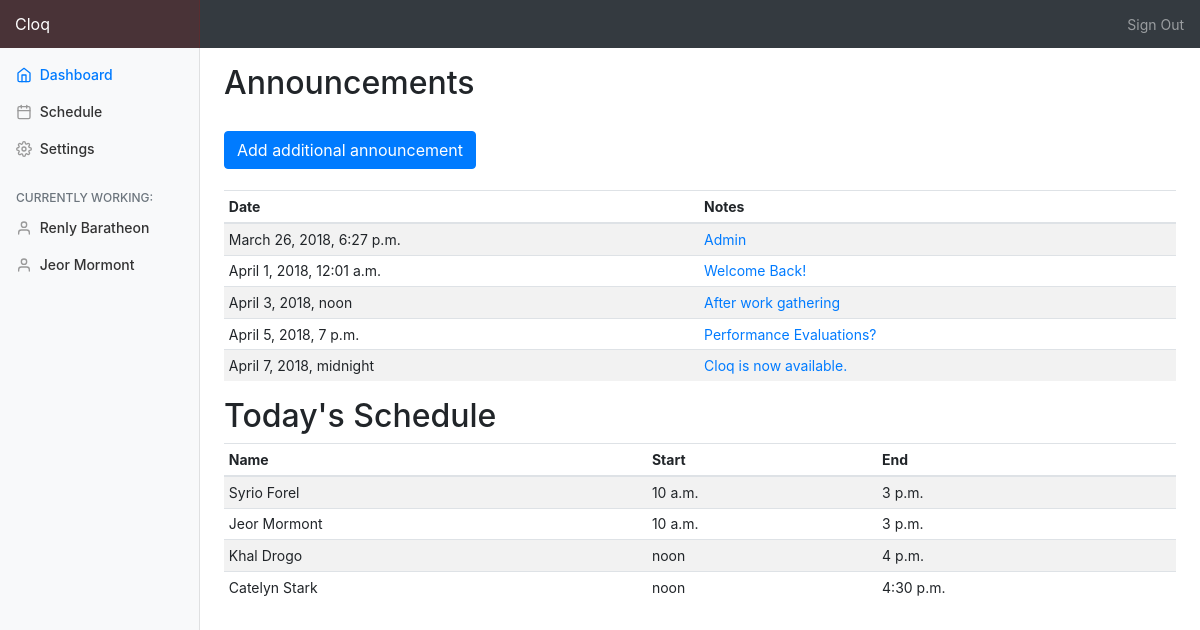
The app's page /cloq/admin_dashboard with its own data.
### Cloq/models.py (models this page shows, shortened)
class user(models.Model):
    uid = models.AutoField(primary_key = True, help_text="User identifier.")
    usertype = models.IntegerField(help_text = "User type (1 = user, 2 = admin).")
    firstname = models.CharField(max_length=100, help_text = "First name.")
    lastname = models.CharField(max_length=100, help_text = "Last name.")
    username = models.CharField(max_length=30, help_text = "Username.")
    password = models.CharField(max_length=255, help_text = "Hashed user password.")
    email = models.EmailField(help_text = "User email.")
    notification = models.BooleanField(help_text = "Receive email notifications?")
    pronoun = models.CharField(max_length=30,blank=True,default="they/them/theirs", help_text = "User pronouns.")
    phone_regex = RegexValidator(regex=r'^(\+\d{1,2}\s)?\(?\d{3}\)?[\s.-]\d{3}[\s.-]\d{4}$', message="Phone number must be entered in the format: '+1 (888) 888-8888'.")
    phone = models.CharField(validators=[phone_regex], max_length=20, help_text = "User phone number.", default="+1 (888) 888-8888")
    overtime = models.BooleanField(help_text = "Work overtime?")

class announcement(models.Model):
    aid = models.AutoField(primary_key = True, help_text = "Announcement identifier.")
    text = models.TextField(help_text = "Announcement body.")
    time = models.DateTimeField(default=datetime.now, help_text="Announcement datetime.")
    usertype = models.IntegerField(help_text = "Viewable by (1 = all users, 2 = admins only)")
    title = models.CharField(max_length=255, help_text = "Announcement title.")

### Cloq/views.py (the view)
# urls.py: path('admin_dashboard', views.admin_dash, name = "admin_dash"),
def admin_dash(request):
    announcements = announcement.objects.all()
    today_times = get_todays_schedule()
    today_users = list()
    for today_time in today_times:
        today_users.append((user.objects.filter(uid=today_time.uid)[0].firstname,
                            user.objects.filter(uid=today_time.uid)[0].lastname,
                            today_time.uid,
                            today_time.start.time,
                            today_time.end.time))
    return render(
        request,
        'catalog/admin_dash.html',
        context={**{'announcements': announcements,
                    'today_sched': today_times,
                    'today_users': today_users},
                 **template()}
    )

### Cloq/views.py (called while the page is built)
def get_current_user():
    return user.objects.all()[3]

def get_date(year_num:int, month_num:int, day_num:int):
    return date(year=year_num, month=month_num, day=day_num)

def template():
    current_user = get_current_user()
    return {'current_user': current_user, 'working': get_current_working(),
            'current_day': date(year=2018, month=4, day=2),  # right now just gets from the week that we have set up in data
            'USER': USER, 'ADMIN': ADMIN,
            'OVERTIME': OVERTIME, 'NO_OVERTIME': NO_OVERTIME,
            'ALL_VIEW': ALL_VIEW, 'ADMIN_VIEW': ADMIN_VIEW,
            'PUNCH_IN': PUNCH_IN, 'PUNCH_OUT': PUNCH_OUT, 'SHIFT': SHIFT, 'UNAVAILABLE': UNAVAILABLE, 'REQUEST': REQUEST}

def get_current_working():
    working = list()
    uids = set()
    for time_obj in time.objects.all():
        uids.add(time_obj.uid)
    for uid_obj in uids:
        if is_working(uid_obj):
            working.append(uid_obj)
    return list(map(lambda x: user.objects.filter(uid=x)[0], working))

def is_working(uid_obj):
    for time_obj in time.objects.filter(uid=uid_obj).order_by('start').reverse():
        if time_obj.timetype == PUNCH_OUT:
            return False
        elif time_obj.timetype == PUNCH_IN:
            return True
    return False

def get_todays_schedule():
    return time.objects.filter(timetype=SHIFT).\
        filter(start__date=get_date(2018, 4, 2)).\
        order_by('start')

### templates/catalog/admin_dash.html (shortened to what this page needs)
{% extends "template.html" %}
{% block content %}
  <h2>Announcements</h2>
  <div class="table-responsive">
    <table class="table table-striped table-sm">
      <thead>
      <tr>
        <th>Date</th>
        <th>Notes</th>
      </tr>
      </thead>
      <tbody>
      {% for announce in announcements %}
      <tr>
        <td>{{ announce.time }}</td>
        <td>
          <a href="#" data-toggle="modal" data-target="#bannerformmodal{{announce.aid}}">{{ announce.title }}</a>
        </td>
      </tr>
      {% endfor %}
        <br>
        <button type="button" class="btn btn-primary" data-toggle="modal" data-target="#makeAnnouncement" data-whatever="@mdo">Add additional announcement</button>
        <br>
        <br>
      </tbody>
    </table>
    </div>
    <h2>Today's Schedule</h2>
    <div class="table-responsive">
        <table class="table table-striped table-sm">
            <thead>
            <tr>
                <th>Name</th>
                <th>Start</th>
                <th>End</th>
            </tr>
            </thead>
            <tbody>
            {% for first_n, last_n, user_id, start_t, end_t in today_users %}
            <tr>
                <td>{{ first_n }} {{last_n}}</td>
                <td>{{ start_t }}</td>
                <td>{{ end_t }}</td>
            </tr>
            {% endfor %}
            </tbody>
        </table>
    </div>
{% endblock %}

### templates/template.html (shortened to what this page needs)
<!doctype html>
<html lang="en">
<head>
    {% load static %}
    <link rel="stylesheet" href="{% static 'css/bootstrap.min.css' %}">
    <link href="{% static 'css/dashboard.css' %}" rel="stylesheet">
</head>
<body>
    <nav class="navbar navbar-dark sticky-top bg-dark flex-md-nowrap p-0">
        <a class="navbar-brand col-sm-3 col-md-2 mr-0" href="#">Cloq</a>
        <ul class="navbar-nav px-3">
            <li class="nav-item text-nowrap">
                <a class="nav-link" href="catalog/logout.html">Sign Out</a>
            </li>
        </ul>
    </nav>
    <div class="container-fluid">
        <div class="row">
            {% block sidebar %}
                <nav class="col-md-2 d-none d-md-block bg-light sidebar">
                    <div class="sidebar-sticky">
                        <ul class="nav flex-column">
                            {% if current_user.usertype == ADMIN %}
                            <li class="nav-item">
                                <a class="nav-link" href="{% url 'admin_dash' %}">
                                    <span data-feather="bar-chart-2"></span>
                                    Admin Dashboard
                                </a>
                            </li>
                            {% else %}
                            <li class="nav-item">
                                <a class="nav-link active" href="{% url 'dash' %}">
                                    <span data-feather="home"></span>
                                    Dashboard <span class="sr-only">(current)</span>
                                </a>
                            </li>
                            {% endif %}
                            {% if current_user.usertype == ADMIN %}
                            <li class="nav-item">
                                <a class="nav-link" href="{% url 'admin_schedule' %}">
                                    <span data-feather="calendar"></span>
                                    Schedule
                                </a>
                            </li>
                            {% else %}
                            <li class="nav-item">
                                <a class="nav-link" href="{% url 'schedule' current_day.year current_day.month current_day.day %}">
                                    <span data-feather="calendar"></span>
                                    Schedule
                                </a>
                            </li>
                            {% endif %}
                            {% if current_user.usertype == ADMIN %}
                            <li class="nav-item">
                                <a class="nav-link" href="admin_settings.html">
                                    <span data-feather="settings"></span>
                                    Admin Settings
                                </a>
                            </li>
                            {% else %}
                            <li class="nav-item">
                                <a class="nav-link" href="{% url 'settings' %}">
                                    <span data-feather="settings"></span>
                                    Settings
                                </a>
                            </li>
                            {% endif %}
                        </ul>
                        <h6 class="sidebar-heading d-flex justify-content-between align-items-center px-3 mt-4 mb-1 text-muted">
                            <span>Currently Working:</span>
                        </h6>
                        <ul class="nav flex-column mb-2">
                            {% if working %}
                            {% for worker in working %}
                            <li class="nav-item">
                                <a class="nav-link" href="#">
                                    <span data-feather="user"></span>
                                    {{ worker.firstname }} {{ worker.lastname }}
                                </a>
                            </li>
                            {% endfor %}
                            {% endif %}
                        </ul>
                    </div>
                </nav>
            {% endblock %}
            <main role="main" class="col-md-9 ml-sm-auto col-lg-10 pt-3 px-4">
                {% block content %}{% endblock %}
            </main>
        </div>
    </div>
</body>
</html>

### Cloq/static/css/dashboard.css (style rules this page uses)
body { font-size: .875rem; }
.feather { width: 16px; height: 16px; vertical-align: text-bottom; }
.sidebar { position: fixed; top: 0; bottom: 0; left: 0; z-index: 100; padding: 0; box-shadow: inset -1px 0 0 rgba(0, 0, 0, .1); }
.sidebar-sticky { position: -webkit-sticky; position: sticky; top: 48px; height: calc(100vh - 48px); padding-top: .5rem; overflow-x: hidden; overflow-y: auto; }
.sidebar .nav-link { font-weight: 500; color: #333; }
.sidebar .nav-link .feather { margin-right: 4px; color: #999; }
.sidebar .nav-link.active { color: #007bff; }
.sidebar .nav-link:hover .feather, .sidebar .nav-link.active .feather { color: inherit; }
.sidebar-heading { font-size: .75rem; text-transform: uppercase; }
.navbar-brand { padding-top: .75rem; padding-bottom: .75rem; font-size: 1rem; background-color: rgba(136, 28, 28, .25); box-shadow: inset -1px 0 0 rgba(136, 28, 28, .25); }

### records on screen
user: firstname "Renly", lastname "Baratheon"
user: firstname "Jeor", lastname "Mormont", today_users "Jeor", today_users "Mormont"
announcement: time "March 26, 2018, 6:27 p.m.", title "Admin"
announcement: time "April 1, 2018, 12:01 a.m.", title "Welcome Back!"
announcement: time "April 3, 2018, noon", title "After work gathering"
announcement: time "April 5, 2018, 7 p.m.", title "Performance Evaluations?"
announcement: time "April 7, 2018, midnight", title "Cloq is now available."
user: today_users "Syrio", today_users "Forel"
user: today_users "Khal", today_users "Drogo"
user: today_users "Catelyn", today_users "Stark"

### other values on screen
{{ start_t }} "10 a.m." "10 a.m." "noon" "noon"
{{ end_t }} "3 p.m." "3 p.m." "4 p.m." "4:30 p.m."
